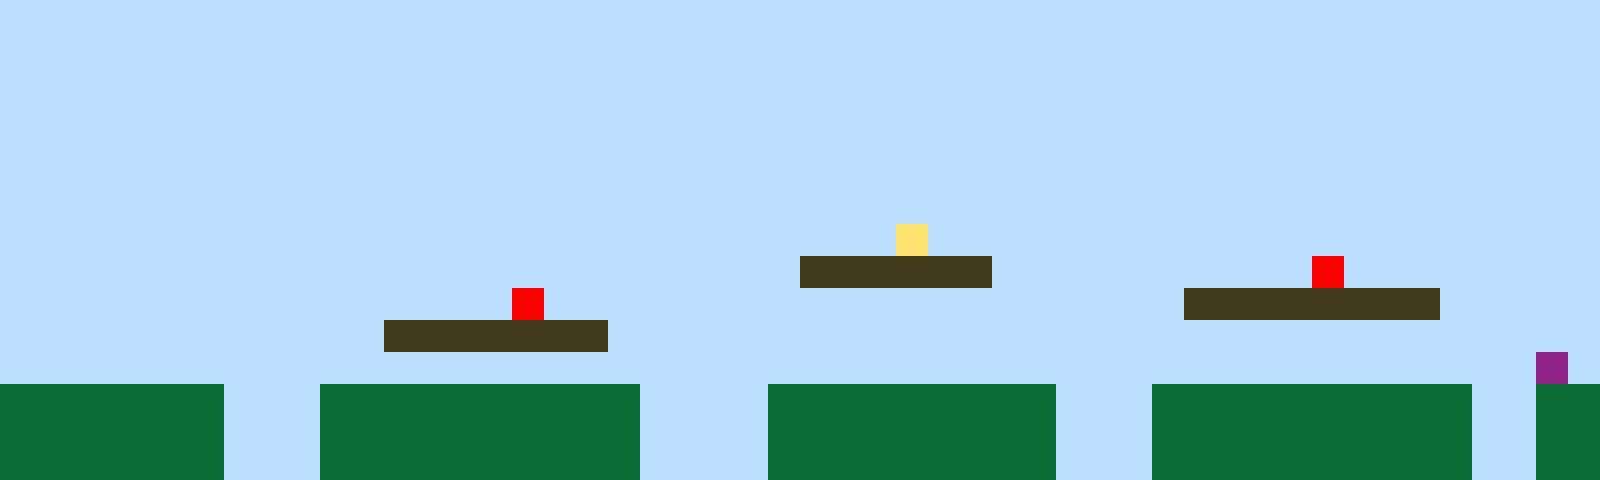

Tiled map render using the project's own tile images. Description and the whole map definition, tile-layer contents included, below:
An orthogonal 50x15 tile map with 32x32 px tiles, 1 tile layer (Tile Layer 1).

<map version="1.10" tiledversion="1.11.2" orientation="orthogonal" renderorder="right-up" width="50" height="15" tilewidth="32" tileheight="32" infinite="0" nextlayerid="2" nextobjectid="1"><editorsettings><export target="map1.csv" format="csv" /></editorsettings><tileset firstgid="1" name="sprites" tilewidth="32" tileheight="32" tilecount="6" columns="3"><image source="sprites.png" width="96" height="64" /></tileset><layer id="1" name="Tile Layer 1" width="50" height="15"><data encoding="csv">1,1,1,1,1,1,1,1,1,1,1,1,1,1,1,1,1,1,1,1,1,1,1,1,1,1,1,1,1,1,1,1,1,1,1,1,1,1,1,1,1,1,1,1,1,1,1,1,1,1,1,1,1,1,1,1,1,1,1,1,1,1,1,1,1,1,1,1,1,1,1,1,1,1,1,1,1,1,1,1,1,1,1,1,1,1,1,1,1,1,1,1,1,1,1,1,1,1,1,1,1,1,1,1,1,1,1,1,1,1,1,1,1,1,1,1,1,1,1,1,1,1,1,1,1,1,1,1,1,1,1,1,1,1,1,1,1,1,1,1,1,1,1,1,1,1,1,1,1,1,1,1,1,1,1,1,1,1,1,1,1,1,1,1,1,1,1,1,1,1,1,1,1,1,1,1,1,1,1,1,1,1,1,1,1,1,1,1,1,1,1,1,1,1,1,1,1,1,1,1,1,1,1,1,1,1,1,1,1,1,1,1,1,1,1,1,1,1,1,1,1,1,1,1,1,1,1,1,1,1,1,1,1,1,1,1,1,1,1,1,1,1,1,1,1,1,1,1,1,1,1,1,1,1,1,1,1,1,1,1,1,1,1,1,1,1,1,1,1,1,1,1,1,1,1,1,1,1,1,1,1,1,1,1,1,1,1,1,1,1,1,1,1,1,1,1,1,1,1,1,1,1,1,1,1,1,1,1,1,1,1,1,1,1,1,1,1,1,1,1,1,1,1,1,1,1,1,1,1,1,1,1,1,1,1,1,1,1,1,1,1,1,1,1,1,1,1,1,1,1,1,1,1,1,1,1,1,1,1,1,1,1,1,1,1,1,1,1,1,1,1,1,1,1,1,1,1,1,4,1,1,1,1,1,1,1,1,1,1,1,1,1,1,1,1,1,1,1,1,1,1,1,1,1,1,1,1,1,1,1,1,1,1,1,1,1,1,1,1,1,1,1,1,1,1,3,3,3,3,3,3,1,1,1,1,1,1,1,1,1,1,5,1,1,1,1,1,1,1,1,1,1,1,1,1,1,1,1,1,1,1,1,1,1,1,1,5,1,1,1,1,1,1,1,1,1,1,1,1,1,1,1,1,1,1,1,1,3,3,3,3,3,3,3,3,1,1,1,1,1,1,1,1,1,1,1,1,1,1,1,1,1,3,3,3,3,3,3,3,1,1,1,1,1,1,1,1,1,1,1,1,1,1,1,1,1,1,1,1,1,1,1,1,1,1,1,1,1,1,1,1,1,1,1,1,1,1,1,1,1,1,1,1,1,1,1,1,1,1,1,1,1,1,1,1,1,1,1,1,1,1,1,1,1,1,1,1,1,1,1,1,1,1,1,1,1,1,1,6,1,2,2,2,2,2,2,2,1,1,1,2,2,2,2,2,2,2,2,2,2,1,1,1,1,2,2,2,2,2,2,2,2,2,1,1,1,2,2,2,2,2,2,2,2,2,2,1,1,2,2,2,2,2,2,2,2,2,1,1,1,2,2,2,2,2,2,2,2,2,2,1,1,1,1,2,2,2,2,2,2,2,2,2,1,1,1,2,2,2,2,2,2,2,2,2,2,1,1,2,2,2,2,2,2,2,2,2,1,1,1,2,2,2,2,2,2,2,2,2,2,1,1,1,1,2,2,2,2,2,2,2,2,2,1,1,1,2,2,2,2,2,2,2,2,2,2,1,1,2,2</data></layer></map>
